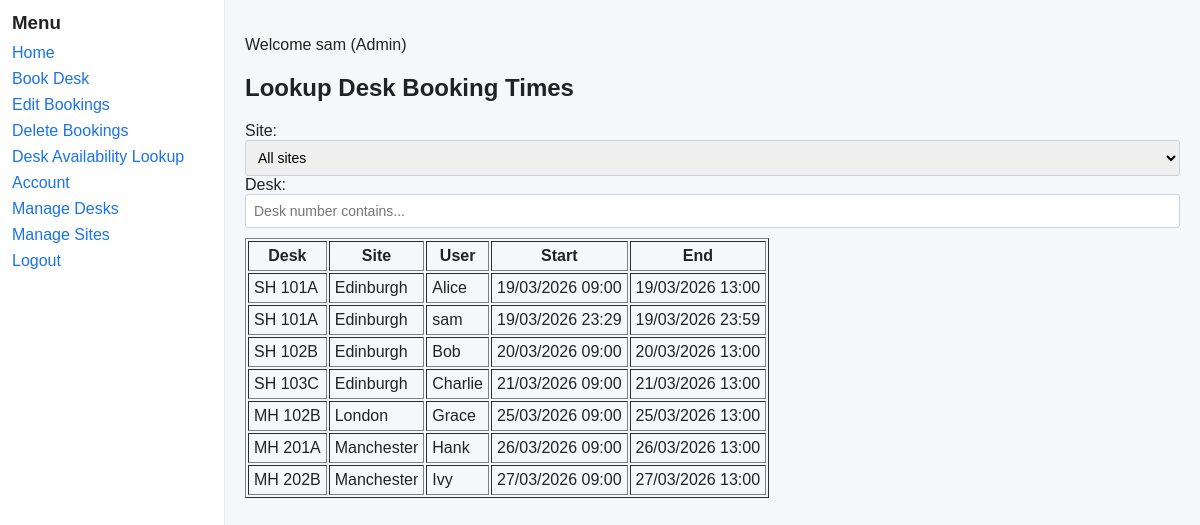
Screenshot of /lookup_bookings (signed in) with the database file from the repository.
### src/DeskBooker/models.py (models this page shows, shortened)
class User(db.Model):
    __tablename__ = 'users'
    id = db.Column(db.Integer, primary_key=True)
    name = db.Column(db.String(100), nullable=False)
    email = db.Column(db.String(120), unique=True, nullable=False)
    password = db.Column(db.String(255), nullable=False)
    role_id = db.Column(db.Integer, db.ForeignKey('roles.id'), nullable=False)
    role = db.relationship('Role')
    bookings = db.relationship('Booking', backref='user', lazy=True)
    __table_args__ = (
        CheckConstraint("instr(email, '@') > 1", name='ck_user_email_at'),
        CheckConstraint('length(name) > 0 AND length(name) <= 100', name='ck_user_name_len'),
        CheckConstraint('length(email) <= 120', name='ck_user_email_len'),
    )

class Desk(db.Model):
    __tablename__ = 'desks'
    id = db.Column(db.Integer, primary_key=True)
    desk_number = db.Column(db.String(20), nullable=False)
    floor = db.Column(db.Integer, nullable=False, default=0)
    site_id = db.Column(db.Integer, db.ForeignKey('sites.id'), nullable=False)
    bookings = db.relationship('Booking', backref='desk', lazy=True)
    __table_args__ = (
        UniqueConstraint('desk_number', 'site_id', name='uq_desk_number_site'),
        CheckConstraint('length(desk_number) > 0 AND length(desk_number) <= 20', name='ck_desk_number_len'),
    )

class Site(db.Model):
    __tablename__ = 'sites'
    id = db.Column(db.Integer, primary_key=True)
    name = db.Column(db.String(120), unique=True, nullable=False)
    desks = db.relationship('Desk', backref='site', lazy=True)
    __table_args__ = (
        CheckConstraint('length(name) > 0 AND length(name) <= 120', name='ck_site_name_len'),
    )

### src/DeskBooker/main.py (the view)
    @app.route('/lookup_bookings', methods=['GET'])
    @login_required
    def lookup_bookings():
        site_id = request.args.get('site_id')
        desk_q = request.args.get('desk_q', '').strip()
        sites = [ {'id': s.id, 'name': s.name} for s in Site.query.order_by(Site.name).all() ]
        selected_site_id = None
        if site_id:
            try:
                selected_site_id = int(site_id)
            except ValueError:
                selected_site_id = None
        q = Booking.query.join(Desk).join(Site).join(User)
        if selected_site_id:
            q = q.filter(Site.id == selected_site_id)
        if desk_q:
            q = q.filter(Desk.desk_number.ilike(f"%{desk_q}%"))
        q = q.order_by(Booking.start_time)
        bookings = q.all()
        results = []
        for b in bookings:
            results.append({
                'desk_number': b.desk.desk_number if b.desk else '',
                'site_name': b.desk.site.name if b.desk and b.desk.site else '',
                'user_name': b.user.name if b.user else '',
                'start_time': b.start_time.strftime('%Y-%m-%d %H:%M'),
                'end_time': b.end_time.strftime('%Y-%m-%d %H:%M'),
                'start_time_formatted': b.start_time.strftime('%d/%m/%Y %H:%M'),
                'end_time_formatted': b.end_time.strftime('%d/%m/%Y %H:%M')
            })
        return render_template('lookup_bookings.html', sites=sites, selected_site_id=selected_site_id, desk_q=desk_q, bookings=results)

### src/DeskBooker/templates/lookup_bookings.html (shortened to what this page needs)
{% extends "base.html" %}
{% block content %}
<h2>Lookup Desk Booking Times</h2>
<form method="GET" action="{{ url_for('lookup_bookings') }}">
    <label for="site-select">Site:</label>
    <select id="site-select" name="site_id">
        <option value="">All sites</option>
    </select>
    <label for="desk-q">Desk:</label>
    <input type="text" id="desk-q" name="desk_q" value="{{ desk_q or '' }}" placeholder="Desk number contains...">
</form>
{% if bookings is none or bookings|length == 0 %}
    <p>No matching bookings found.</p>
{% else %}
    <table border="1" cellpadding="5" style="margin-top:10px;">
        <thead>
            <tr>
                <th>Desk</th>
                <th>Site</th>
                <th>User</th>
                <th>Start</th>
                <th>End</th>
            </tr>
        </thead>
        <tbody>
            {% for b in bookings %}
                <tr>
                    <td>{{ b.desk_number }}</td>
                    <td>{{ b.site_name }}</td>
                    <td>{{ b.user_name }}</td>
                    <td>{{ b.start_time_formatted or b.start_time }}</td>
                    <td>{{ b.end_time_formatted or b.end_time }}</td>
                </tr>
            {% endfor %}
        </tbody>
    </table>
{% endif %}
{% endblock %}

### src/DeskBooker/templates/base.html (shortened to what this page needs)
<!DOCTYPE html>
<html>
<head>
    <link rel="stylesheet" href="{{ url_for('static', filename='css/styles.css') }}">
</head>
<body>
    <div class="container">
        <div class="sidebar">
            <h3>Menu</h3>
            <ul>
                <li><a href="{{ url_for('dashboard') }}">Home</a></li>
                <li><a href="{{ url_for('book_desk') }}">Book Desk</a></li>
                <li><a href="{{ url_for('edit_bookings') }}">Edit Bookings</a></li>
                <li><a href="{{ url_for('delete_bookings') }}">Delete Bookings</a></li>
                <li><a href="{{ url_for('lookup_bookings') }}">Desk Availability Lookup</a></li>
                <li><a href="{{ url_for('account') }}">Account</a></li>
                {% if session.get('role_id') == 1 %}
                    <li><a href="{{ url_for('manage_desks') }}">Manage Desks</a></li>
                    <li><a href="{{ url_for('manage_sites') }}">Manage Sites</a></li>
                {% endif %}
                <li><a href="{{ url_for('logout') }}" onclick="return confirm('Are you sure you want to logout?');">Logout</a></li>
            </ul>
        </div>
        <div class="content">
            {% if session.get('user_name') %}
                <p>Welcome {{ session['user_name'] }}
                    {% if session.get('role_id') == 1 %} (Admin){% endif %}
                </p>
            {% endif %}
            {% block content %}
            {% endblock %}
        </div>
    </div>
</body>
</html>

### src/DeskBooker/static/css/styles.css (style rules this page uses)
body { font-family: Arial, Helvetica, sans-serif; background: #f5f7fa; color: #222; margin: 0; }
.container { display: flex; min-height: 100vh; }
.sidebar { width: 200px; padding: 12px; background: #ffffff; border-right: 1px solid #e6e9ee; }
.sidebar h3 { margin: 0 0 10px 0; }
.sidebar ul { list-style: none; padding: 0; margin: 0; }
.sidebar li { margin: 8px 0; }
.sidebar a { color: #1a73e8; text-decoration: none; }
.content { flex: 1; padding: 20px; background: transparent; }
input[type="text"], input[type="email"], input[type="password"], input[type="number"], input[type="datetime-local"], select, textarea { padding: 8px; border: 1px solid #ccd3db; border-radius: 3px; font-size: 14px; width: 100%; box-sizing: border-box; }
label { display: inline-block; }

### rows the page displays
User: user_name "sam", user_name "sam"
Desk: desk_number "SH 101A" "SH 101A"
Site: site_name "Edinburgh" "Edinburgh" "Edinburgh" "Edinburgh"
User: user_name "Alice"
Desk: desk_number "SH 102B"
User: user_name "Bob"
Desk: desk_number "SH 103C"
User: user_name "Charlie"
Desk: desk_number "MH 102B"
Site: site_name "London"
User: user_name "Grace"
Desk: desk_number "MH 201A"
Site: site_name "Manchester" "Manchester"
User: user_name "Hank"
Desk: desk_number "MH 202B"
User: user_name "Ivy"

### other values shown
{{ b.start_time_formatted or b.start_time }} "19/03/2026 09:00" "19/03/2026 23:29" "20/03/2026 09:00" "21/03/2026 09:00" "25/03/2026 09:00" "26/03/2026 09:00" "27/03/2026 09:00"
{{ b.end_time_formatted or b.end_time }} "19/03/2026 13:00" "19/03/2026 23:59" "20/03/2026 13:00" "21/03/2026 13:00" "25/03/2026 13:00" "26/03/2026 13:00" "27/03/2026 13:00"
